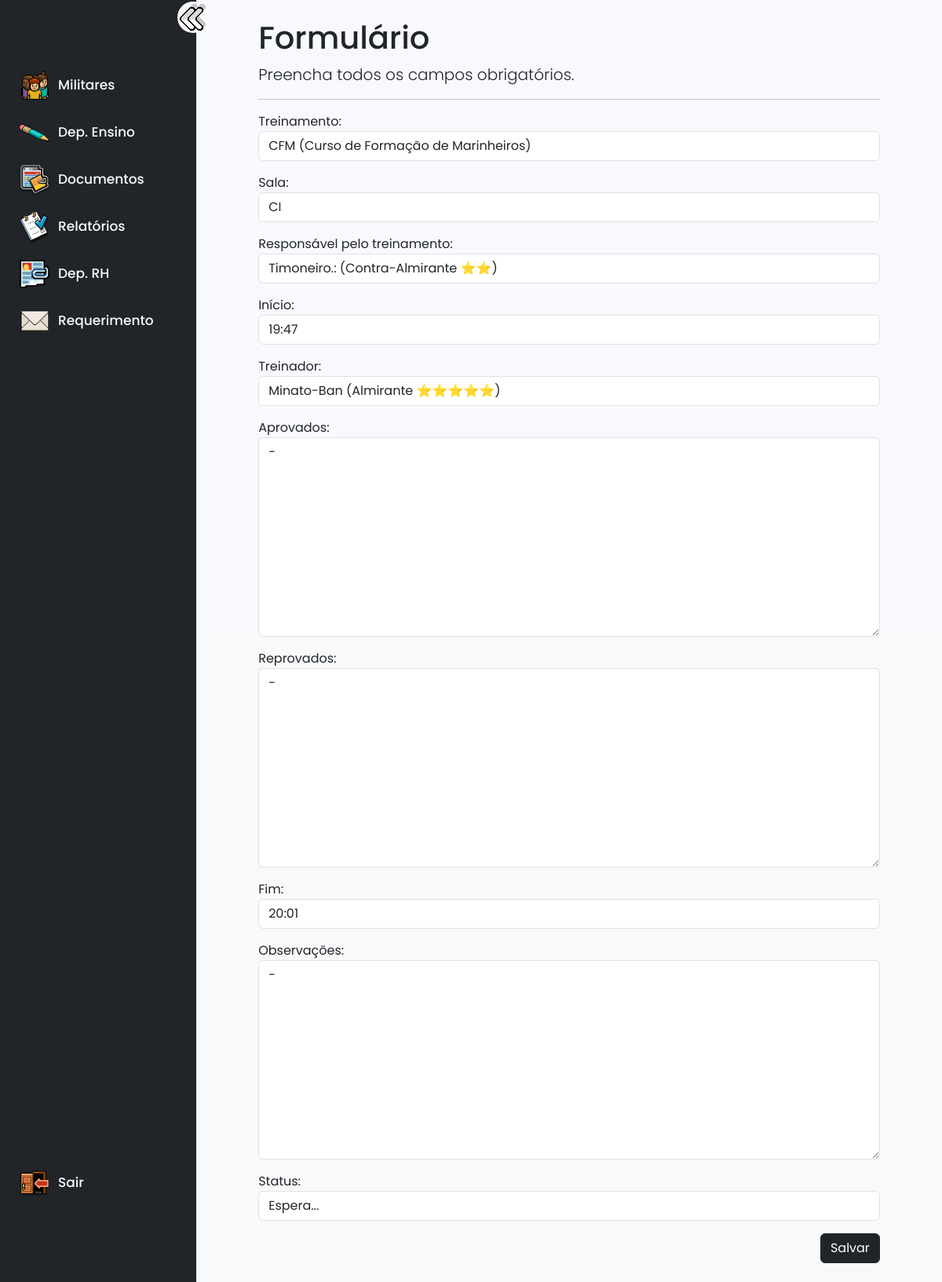
The page /relatórios/atualizarrelatorio/3/ (signed in) on the database its author committed.
### relatorios/models.py (models this page shows, shortened)
class Relatorios(models.Model):
    SALA = (
        ('CI', 'CI'),
        ('Sala [1]', 'Sala [1]'),
        ('Sala [2]', 'Sala [2]'),
    )
    STATUS = (
        ('Espera...', 'Espera...'),
        ('Aprovado', 'Aprovado'),
        ('Rejeitado', 'Rejeitado'),
    )
    treinamento = models.ForeignKey(Treinamentos, on_delete=models.CASCADE,related_name="treinamento", verbose_name=("Treinamento"), null=True)
    sala = models.CharField(choices=SALA, default='CI', max_length=50, null=True)
    responsavel = models.ForeignKey(CustomUser, on_delete=models.CASCADE,related_name="relatorios_responsavel", limit_choices_to={'groups__name': 'oficial'}, verbose_name=("Responsável pelo treinamento"), null=True)
    data1 = models.CharField(("Início"),max_length=50, null=True)
    treinador = models.ForeignKey(CustomUser, on_delete=models.CASCADE,related_name="relatorios_treinador", verbose_name=("Treinador"), null=True)
    aprovados = models.TextField(max_length=50, null=True)
    reprovados = models.TextField(max_length=50, null=True)
    data2 = models.CharField(("Fim"),max_length=50, null=True)
    observações = models.TextField(max_length=50, null=True)
    data_preenchimento = models.DateTimeField( blank=True)
    status = models.CharField(choices=STATUS,default='Espera...', max_length=50,blank=True, null=True)

### relatorios/form.py
class RelatoriosOfcFormCadastro(forms.ModelForm):
    class Meta:
        model = Relatorios
        fields = ['treinamento', 'sala', 'responsavel', 'data1', 'treinador', 'aprovados', 'reprovados',
                  'data2', 'observações', 'status',]
        widgets = {
            'treinamento': forms.Select(attrs={'class': 'form-control'}),
            'sala': forms.Select(attrs={'class': 'form-control'}),
            'responsavel': forms.Select(attrs={'class': 'form-control'}),
            'data1': forms.TextInput(attrs={'class': 'form-control'}),
            'treinador': forms.Select(attrs={'class': 'form-control'}),
            'aprovados': forms.Textarea(attrs={'class': 'form-control'}),
            'reprovados': forms.Textarea(attrs={'class': 'form-control'}),
            'data2': forms.TextInput(attrs={'class': 'form-control'}),
            'observações': forms.Textarea(attrs={'class': 'form-control'}),
            'status': forms.Select(attrs={'class': 'form-control'}),
        }

### relatorios/views.py (called while the page is built)
    def get_context_data(self, *args, **kwargs):
        context = super().get_context_data(*args, **kwargs)
        context['titulo'] = "Formulário para edição de relatórios"
        context['botao'] = "Salvar"
        return context

### treinamentos/models.py (called while the page is built)
    def __str__(self):
        return '{}'.format(self.titulo)

### users/models.py (called while the page is built)
    def __str__(self):
        return f"{self.username} ({self.patente})"

### arquivos/templates/formsoficiais.html (shortened to what this page needs)
{% extends "templates/indexoficiais.html" %}
{% block main %}
<h1>Formulário</h1>
<p class="lead">Preencha todos os campos obrigatórios.</p>
<hr>
<form action="" method="POST">
    {{ form.as_p}}
    <div class="d-flex justify-content-end">
    <button type="submit" class="text-right btn btn-dark">Salvar</button>
    </div>
</form>
<br>
{% endblock main %}

### static/css/ofc.css (style rules this page uses)
* { margin: 0; padding: 0; box-sizing: border-box; font-family: 'Poppins', sans-serif; }
:root { --body-color: #f8f9fc; --sidebar-color: linear-gradient(90deg, rgba(2,2,36,1) 0%, rgba(10,10,63,1) 48%, rgba(20,20,63,1) 100%); --primary-color: #005fb2; --primary-color-light: linear-gradient(to right, #0f2027, #203a43, #2c5364); --toggle-color: #DDD; --text-color: #f8f9fc; --tran-03: all 0.2s ease; --tran-03: all 0.3s ease; --tran-04: all 0.3s ease; --tran-05: all 0.3s ease; }
body { min-height: 100vh; background-color: var(--body-color); transition: var(--tran-05); }

### rows shown on the page
Relatorios: treinamento "CFM (Curso de Formação de Marinheiros)", sala "CI", responsavel "Timoneiro.: (Contra-Almirante ⭐⭐)", data1 "19:47", treinador "Minato-Ban (Almirante ⭐⭐⭐⭐⭐)", aprovados "-", reprovados "-", data2 "20:01", observações "-", status "Espera..."
